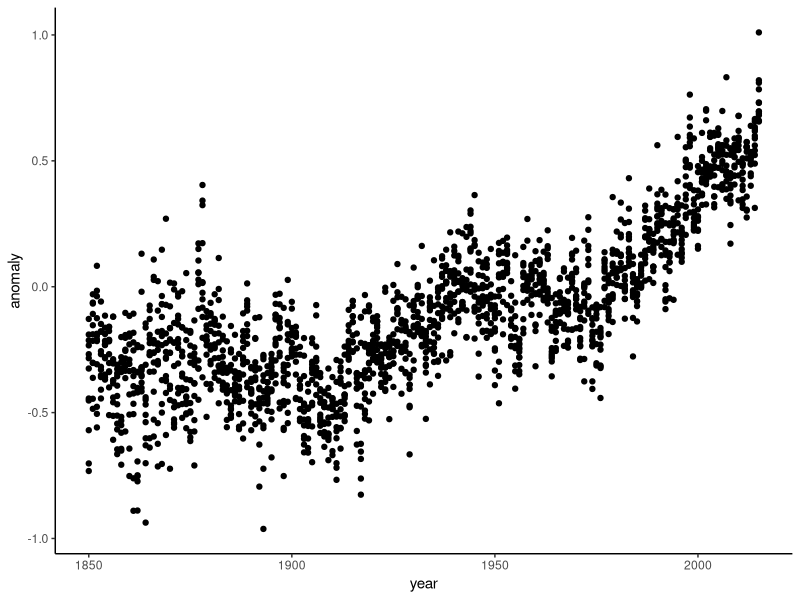
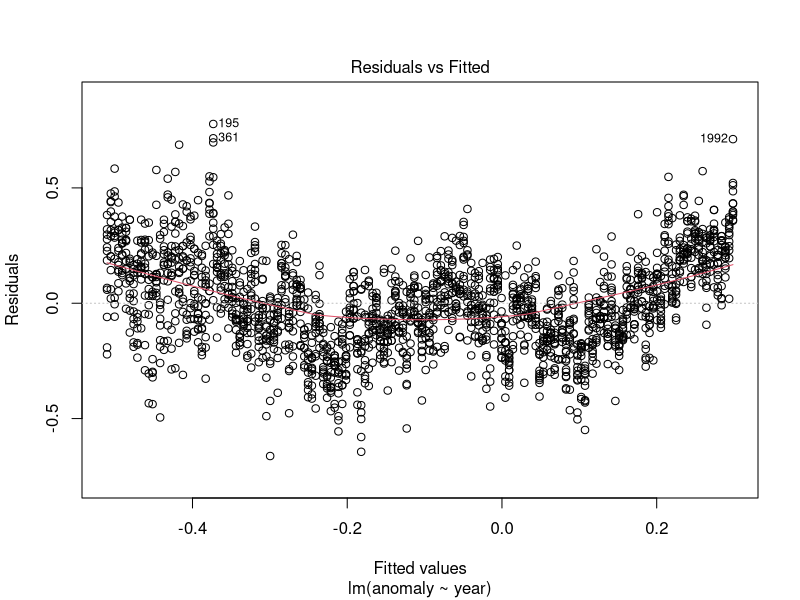
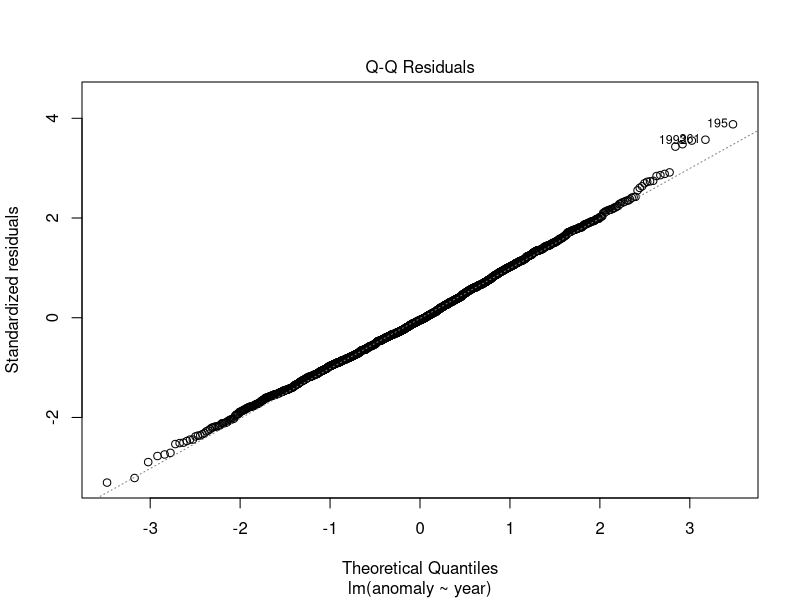

The R script that drew these images, in order:
## ---- chunk 1
knitr::opts_chunk$set(echo = FALSE, eval = FALSE)
## ---- chunk 2
library(readr)
library(ggplot2)
library(car)

had <- read_csv("./data/hadcrut_temp_anomoly_1850_2015.csv")
## ---- chunk 3
baseplot <- ggplot(had,
                   aes(x = year, y = anomaly)) +
  geom_point() +
  theme_classic()

baseplot
## ---- chunk 4
had_lm <- lm(anomaly ~ year, data = had)
## ---- chunk 5
plot(had_lm, which = 1)
plot(had_lm, which = 2)

#QQ looks good, but, oh, that residual versus fitted plot is BAD
